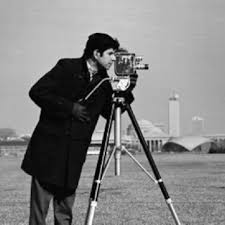
%> input picture datasets/cameraman.jpg, 225 x 225 px
$ octave script_comparison.m   (GNU Octave 9; MATLAB toolbox functions it lacks are replaced by stand-ins)
%> lines starting %> are read from the running program, lines starting %| are printed output that depends on the picture
### Had_manBCD.m
function [W1,H1,W2,H2,err]=Had_manBCD(X,opts)
%% Had_manBCD:
% Computes a(n) (approximate) Hadamard decomposition X=WH', where
% W=face_split(W1,W2) and H=face_split(H1,H2) have rank r=opts.rank.
% It uses a 2 block coordinate descend algorithm for W and H and optimizes
% each rank-r matrix on the manifold such that they admit a face-split
% decomposition.

    [n,m]=size(X);
    r=opts.rank;
    maxit=opts.maxit;
    tol=opts.tol;
    extrapar=opts.momentum;
    beta=extrapar(1); betat=extrapar(2); gamma=extrapar(3);
    gammat=extrapar(4); eta=extrapar(5);
    switch opts.init
        case 'Wertz'
            M=sqrt(abs(X));
            N=sign(X).*M;
            [U1,S1,V1]=svd(M);
            W1=U1(:,1:r)*sqrt(S1(1:r,1:r));
            H1=V1(:,1:r)*sqrt(S1(1:r,1:r));
            [U2,S2,V2]=svd(N);
            W2=U2(:,1:r)*sqrt(S2(1:r,1:r));
            H2=V2(:,1:r)*sqrt(S2(1:r,1:r));
        case 'FS'
            [W1,W2,H1,H2]=Had_init(X,r);
        case 'FS2'
            [W1,W2,H1,H2]=Had_init2(X,r);
        case 'FS3'
            [W1,W2,H1,H2]=Had_init3(X,r);
        case 'given'
            W1=opts.X;
            H1=opts.Y;
            W2=opts.U;
            H2=opts.V;
        otherwise
            error('Initialization not available.')
    end

    % [19 lines of commented-out code are left out]
    for i=1:n
        normXi=norm(W1(i,:));
        W1(i,:)=W1(i,:)/normXi;
        W2(i,:)=W2(i,:)*normXi;
    end
    for i=1:m
        normYi=norm(H1(i,:));
        H1(i,:)=H1(i,:)/normYi;
        H2(i,:)=H2(i,:)*normYi;
    end
    W=face_split(W1,W2);
    H=face_split(H1,H2);
    normX=norm(X,'fro');

    Hblock=opts.Hblock;
    Wblock=opts.Wblock;
    err=zeros(maxit*(Hblock+Wblock)+1,1);
    err(1)=0.5*norm(X-W*H','fro')^2/normX;
    i=1;
    j=1;
    tau=opts.tau;

    if strcmp(opts.init,'FS3')
        while j<=maxit && err(i)>tol
            % H-update
            for k=1:Hblock
                H1old=H1;
                H2old=H2;
                G=(H*W'-X')*W;
                %alpha=tau/norm(W'*W,'fro');
                alpha=tau/norm(W'*W,2);
                %[H1,H2]=Upd_manifold(H1,H2,pinv(W'*W)*G,alpha);
                [H1,H2]=Upd_manifold(H1,H2,G,alpha);
                H1=H1+beta*(H1-H1old);
                H2=H2+beta*(H2-H2old);
                H=face_split(H1,H2);
                i=i+1;
                err(i)=0.5*norm(X-W*H','fro')^2/normX;
                if err(i)<err(i-1)
                    beta=min(betat,gamma*beta);
                    betat=min(1,gammat*betat);
                else
                    beta=beta/eta;
                    betat=beta;
                end
            end

            % W-update
            for k=1:Wblock
                W1old=W1;
                W2old=W2;
                G=(W*H'-X)*H;
                %alpha=tau/norm(H'*H,'fro');
                alpha=tau/norm(H'*H,2);
                %[W1,W2]=Upd_manifold(W1,W2,pinv(H'*H)*G,alpha);
                [W1,W2]=Upd_manifold(W1,W2,G,alpha);
                W1=W1+beta*(W1-W1old);
                W2=W2+beta*(W2-W2old);
                W=face_split(W1,W2);
                i=i+1;
                err(i)=0.5*norm(X-W*H','fro')^2/normX;
                if err(i)<err(i-1)
                    beta=min(betat,gamma*beta);
                    betat=min(1,gammat*betat);
                else
                    beta=beta/eta;
                    betat=beta;
                end
            end
            j=j+1;
        end
    else
        while j<=maxit && err(i)>tol
            % W-update
            for k=1:Wblock
                W1old=W1;
                W2old=W2;
                G=(W*H'-X)*H;
                %alpha=tau/norm(H'*H,'fro');
                alpha=tau/norm(H'*H,2);
                %[W1,W2]=Upd_manifold(W1,W2,pinv(H'*H)*G,alpha);
                [W1,W2]=Upd_manifold(W1,W2,G,alpha);
                W1=W1+beta*(W1-W1old);
                W2=W2+beta*(W2-W2old);
                W=face_split(W1,W2);
                i=i+1;
                err(i)=0.5*norm(X-W*H','fro')^2/normX;
                if err(i)<err(i-1)
                    beta=min(betat,gamma*beta);
                    betat=min(1,gammat*betat);
                else
                    beta=beta/eta;
                    betat=beta;
                end
            end

            % H-update
            for k=1:Hblock
                H1old=H1;
                H2old=H2;
                G=(H*W'-X')*W;
                %alpha=tau/norm(W'*W,'fro');
                alpha=tau/norm(W'*W,2);
                %[H1,H2]=Upd_manifold(H1,H2,pinv(W'*W)*G,alpha);
                [H1,H2]=Upd_manifold(H1,H2,G,alpha);
                H1=H1+beta*(H1-H1old);
                H2=H2+beta*(H2-H2old);
                H=face_split(H1,H2);
                i=i+1;
                err(i)=0.5*norm(X-W*H','fro')^2/normX;
                if err(i)<err(i-1)
                    beta=min(betat,gamma*beta);
                    betat=min(1,gammat*betat);
                else
                    beta=beta/eta;
                    betat=beta;
                end
            end
            j=j+1;
        end
    end

    err(i)=0.5*norm(X-W*H','fro')^2/normX;
    err=err(1:i);

end

### Had_init.m
function [X,U,Y,V]=Had_init(A,r)
%% Had_init:
% It is an inizialization for the Hadamard decomposition problem, that is:
% given a matrix A of size nxm, compute two matrices W and H
% such that:
%   -A~W*H'where W is nx(r^2) and H is mx(r^2),
%   -W~face_split(X,U) and H~face_split(Y,V).
% The problem is usually not solvable exactly if rank(A)>r^2.
% The function assumes that min(m,n)>r^2.

    [W,S,H]=svd(A);
    W=W(:,1:r^2)*sqrt(S(1:r^2,1:r^2));
    H=H(:,1:r^2)*sqrt(S(1:r^2,1:r^2));
    [n,m]=size(A);
    X=zeros(n,r);
    Y=zeros(m,r);
    U=zeros(n,r);
    V=zeros(m,r);
    for i=1:n
        [P,Sigma,Q]=svd(reshape(W(i,:),r,r));
        s=sqrt(Sigma(1,1));
        X(i,:)=s*P(:,1)';
        U(i,:)=s*Q(:,1)';
    end
    for i=1:m
        [F,Theta,G]=svd(reshape(H(i,:),r,r));
        t=sqrt(Theta(1,1));
        Y(i,:)=t*F(:,1)';
        V(i,:)=t*G(:,1)';
    end
end

### face_split.m
function C=face_split(A,B)

    [n,p]=size(A);
    [m,q]=size(B);
    if m~=n
        error('Incompatible sizes of the matrices.')
    end
    C=zeros(n,p*q);
    for j=1:n
        C(j,:)=kron(A(j,:),B(j,:));
    end
end

### Had_init2.m
function [X,U,Y,V]=Had_init2(A,r)
%% Had_init2:
% It is an inizialization for the Hadamard decomposition problem, that is:
% given a matrix A of size nxm, compute two matrices W and H
% such that:
%   -A~W*H'where W is nx(r^2) and H is mx(r^2),
%   -W~face_split(X,U) and H~face_split(Y,V).
% The problem is usually not solvable exactly if rank(A)>r^2.
% The function assumes that min(m,n)>r^2 and its a variant of Had_init.

    [~,S,H]=svd(A);
    H=H(:,1:r^2)*sqrt(S(1:r^2,1:r^2));
    [n,m]=size(A);
    X=zeros(n,r);
    Y=zeros(m,r);
    U=zeros(n,r);
    V=zeros(m,r);
    for i=1:m
        [F,Theta,G]=svd(reshape(H(i,:),r,r));
        t=sqrt(Theta(1,1));
        Y(i,:)=t*F(:,1)';
        V(i,:)=t*G(:,1)';
    end
    M=(pinv(face_split(Y,V))*A')';
    for i=1:n
        [P,Sigma,Q]=svd(reshape(M(i,:),r,r));
        s=sqrt(Sigma(1,1));
        X(i,:)=s*P(:,1)';
        U(i,:)=s*Q(:,1)';
    end
end

### Had_init3.m
function [X,U,Y,V]=Had_init3(A,r)
%% Had_init3:
% It is an inizialization for the Hadamard decomposition problem, that is:
% given a matrix A of size nxm, compute two matrices W and H
% such that:
%   -A~W*H'where W is nx(r^2) and H is mx(r^2),
%   -W~face_split(X,U) and H~face_split(Y,V).
% The problem is usually not solvable exactly if rank(A)>r^2.
% The function assumes that min(m,n)>r^2 and its a variant of Had_init.

    [W,S,~]=svd(A);
    W=W(:,1:r^2)*sqrt(S(1:r^2,1:r^2));
    [n,m]=size(A);
    X=zeros(n,r);
    Y=zeros(m,r);
    U=zeros(n,r);
    V=zeros(m,r);
    for i=1:n
        [P,Sigma,Q]=svd(reshape(W(i,:),r,r));
        s=sqrt(Sigma(1,1));
        X(i,:)=s*P(:,1)';
        U(i,:)=s*Q(:,1)';
    end
    M=(pinv(face_split(X,U))*A)';
    for i=1:m
        [F,Theta,G]=svd(reshape(M(i,:),r,r));
        t=sqrt(Theta(1,1));
        Y(i,:)=t*F(:,1)';
        V(i,:)=t*G(:,1)';
    end
end

### Had_eBCD.m
function [W1,W2,H1,H2,err]=Had_eBCD(X,opts)
%% Had_eBCD:
% Code from the paper by Wertz et al. with extrapolation (momentum).

    init=opts.init;
    r=opts.rank;
    maxit=opts.maxit;
    extrapar=opts.momentum;
    beta=extrapar(1); betat=extrapar(2); gamma=extrapar(3);
    gammat=extrapar(4); eta=extrapar(5);
    % [4 lines of commented-out code are left out]
    switch init
        case 'Wertz'
            M=sqrt(abs(X));
            N=sign(X).*M;
            [U1,S1,V1]=svd(M);
            W1=U1(:,1:r)*sqrt(S1(1:r,1:r));
            W2=V1(:,1:r)*sqrt(S1(1:r,1:r));
            [U2,S2,V2]=svd(N);
            H1=U2(:,1:r)*sqrt(S2(1:r,1:r));
            H2=V2(:,1:r)*sqrt(S2(1:r,1:r));
        case 'FS'
            [W1,H1,W2,H2]=Had_init(X,r);
        case 'FS2'
            [W1,H1,W2,H2]=Had_init2(X,r);
        case 'FS3'
            [W1,H1,W2,H2]=Had_init3(X,r);
        case 'given'
            W1=opts.X;
            W2=opts.Y;
            H1=opts.U;
            H2=opts.V;
        otherwise
            error('Initialization not available.')
    end

    % [7 lines of commented-out code are left out]

    err=zeros(maxit,1);
    normX=norm(X,'fro');
    err(1)=norm(X-(W1*W2').*(H1*H2'),'fro')/normX;
    i=1;
    while i<=maxit && err(i)>opts.tol
        i=i+1;
        H2old=H2; H1old=H1; W2old=W2; W1old=W1;
        H2=UpdFact(X,W1,W2,H1,H2);
        H2=H2+beta*(H2-H2old);
        H1=UpdFact(X',W2,W1,H2,H1);
        H1=H1+beta*(H1-H1old);
        W2=UpdFact(X,H1,H2,W1,W2);
        W2=W2+beta*(W2-W2old);
        W1=UpdFact(X',H2,H1,W2,W1);
        W1=W1+beta*(W1-W1old);
        err(i)=norm(X-(W1*W2').*(H1*H2'),'fro')/normX;
        if err(i)<err(i-1)
            beta=min(betat,gamma*beta);
            betat=min(1,gammat*betat);
        else
            beta=beta/eta;
            betat=beta;
        end
    end
    err(i)=norm(X-(W1*W2').*(H1*H2'),'fro')/normX;
    err=err(1:i);
end

### UpdFact.m
function V=UpdFact(A,X,Y,U,V)

    for j=1:size(V,1)
        V(j,:)=hadLS(X*Y(j,:)',U,A(:,j))';
    end

end

### script_comparison.m
%% Script to compare Had_eBCD and Had_manBCD

    % Dimensions of the problem
    n=4;
    m=n;
    r=floor(sqrt(min(n,m)));
    eta=1e-5;
    nmax=4;
%%
    % Example type
    example='cameraman';
    rng(1)
    imageflag=0;
    switch example
        case 'eye'
            A=eye(n,m);
        case 'oneseye'
            A=ones(n,m)-eye(n,m);
        case 'random'
            A=rand(n,m);
        case 'randexact'
            X=randi(nmax,n,r);
            Y=randi(nmax,m,r);
            U=randi(nmax,n,r);
            V=randi(nmax,m,r);
            A=(X*Y').*(U*V');
        case 'randexactpert'
            X=randi(nmax,n,r);
            Y=randi(nmax,m,r);
            U=randi(nmax,n,r);
            V=randi(nmax,m,r);
            A=(X*Y').*(U*V')+eta*randi(nmax,n,m);
        case 'football'
            n=115;
            m=n;
            r=9;
            A=full(load("./datasets/football.mat").A);
        case 'cat'
            n=400;
            m=600;
            r=20;
            A=double(imread('./datasets/cat.jpg'));
            A=A+1*randn(n,m);
            imageflag=1;
        case 'cameraman'
            n=225;
            m=n;
            r=15;
            A=double(imread('./datasets/cameraman.jpg'));
%> A: size 225x225x3 double; min 0, max 255, mean 131.3; mean of the top-left, top-right, bottom-left and bottom-right quarters 130.2, 167.9, 85.2, 141.8
            A=A(:,:,1);
%> A: size 225x225 double
            %A=A+1*randn(n,m);
            imageflag=1;
        case 'peppers'
            n=192;
            m=204;
            r=13;
            A=double(imread('./datasets/peppers.jfif'));
            A=255-A(:,:,1);
            imageflag=1;
        case 'apple'
            n=180;
            m=281;
            r=13;
            A=double(imread('./datasets/apple.jfif'));
            A=A(:,:,1);
            imageflag=1;
        case 'blender'
            n=512;
            m=n;
            r=22;
            A=double(imread('./datasets/blender.png'));
            imageflag=1;
        otherwise
            error('Example type not available.')
    end
    normA=norm(A,'fro');
%> normA = 33058.7
    %imshow(255*A/normA);
    A=A/normA;
    %%

    maxit=30;
    tol=2e-4;
    Hblock=1;
    Wblock=1;
    rng(1)
    opts=struct('rank',r,'maxit',maxit,'init','FS','tau',2,...
        'Hblock',Hblock,'Wblock',Wblock,'tol',tol,...
        'X',randn(n,r),'Y',randn(m,r),'U',randn(n,r),'V',randn(m,r));
        %,'X',X_Wsvd,'Y',Y_Wsvd,'U',U_Wsvd,'V',V_Wsvd);
    %opts.init='given';
    %opts.momentum=[0.75,1,1.05,1.01,1.5];
    opts.momentum=[0,0,0,0,1];

    % Manifold BCD
    tic;
    [X_FS,Y_FS,U_FS,V_FS,err_FS]=Had_manBCD(A,opts);
%> the loop in Had_init, `for i=1:n` made 225 passes
%> s on passes 1 to 3: 0.312, 0.312, 0.312
%> the loop in Had_init, `for i=1:m` made 225 passes
%> t on passes 1 to 3: 0.283, 0.285, 0.287
%> the loop in Had_manBCD, `for i=1:n` made 225 passes
%> the loop in Had_manBCD, `for i=1:m` made 225 passes
%> in face_split, `[n,p]=size(A);`: p = 15
%> in face_split, `C=zeros(n,p*q);`: C: size 225x225 double; every value is 0
%> after the loop in face_split, `for j=1:n`:
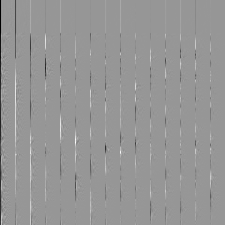
%> C: size 225x225 double; min -0.0841, max 0.058, mean -0.000262; drawn with min black and max white
%> after the loop in face_split (call 2), `for j=1:n`:
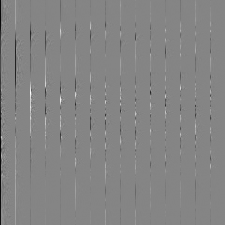
%> C: size 225x225 double; min -0.081, max 0.0743, mean -0.000302; drawn with min black and max white
%> in Had_manBCD, `normX=norm(X,'fro');`: normX = 1
%> the loop in Had_manBCD, `while j<=maxit && err(i)>tol` made 30 passes
%> after the loop in Had_manBCD, `while j<=maxit && err(i)>tol`: beta = 0; err = 61 values, max 0.00756 at index 1, min 0.00649 at index 61, mean 0.00672; i = 61
%> err_FS has the same summary as err in Had_manBCD
    t_FS=toc;
    fin_err_FS=err_FS(end);
%> fin_err_FS = 0.00649
    opts.init='FS2';
    tic;
    [X_FS2,Y_FS2,U_FS2,V_FS2,err_FS2]=Had_manBCD(A,opts);
%> the loop in Had_init2, `for i=1:m` made 225 passes
%> the loop in Had_init2, `for i=1:n` made 225 passes
%> s on passes 1 to 3: 5.42, 5.64, 5.03
%> the loop in Had_manBCD (call 2), `for i=1:n` made 225 passes
%> the loop in Had_manBCD (call 2), `for i=1:m` made 225 passes
%> after the loop in face_split (call 4), `for j=1:n`:
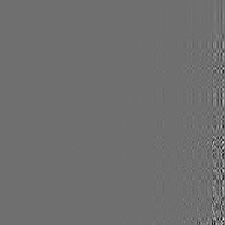
%> C: size 225x225 double; min -154.2, max 197.5, mean 0.1; drawn with min black and max white
%> the loop in Had_manBCD (call 2), `while j<=maxit && err(i)>tol` made 30 passes
%> err_FS2 = 61 values, max 1703.8 at index 2, min 31.33 at index 59, mean 226.8
    t_FS2=toc;
    fin_err_FS2=err_FS2(end);
%> fin_err_FS2 = 34.03
    opts.init='FS3';
    tic;
    [X_FS3,Y_FS3,U_FS3,V_FS3,err_FS3]=Had_manBCD(A,opts);
%> the loop in Had_init3, `for i=1:n` made 225 passes
%> the loop in Had_init3, `for i=1:m` made 225 passes
%> t on passes 1 to 3: 8.2, 8.73, 7.97
%> after the loop in face_split (call 8), `for j=1:n`:
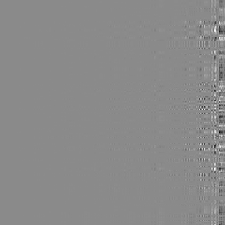
%> C: size 225x225 double; min -140.4, max 117.7, mean -0.1; drawn with min black and max white
    t_FS3=toc;
    fin_err_FS3=err_FS3(end);
    opts.init='Wertz';
    tic;
    [X_svd,Y_svd,U_svd,V_svd,err_svd]=Had_manBCD(A,opts);
%> in Had_manBCD (call 4), `M=sqrt(abs(X));`:
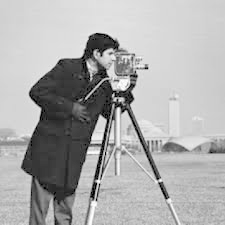
%> M: size 225x225 double; min 0, max 0.0878, mean 0.0594; drawn with min black and max white
%> after the loop in face_split (call 9), `for j=1:n`:
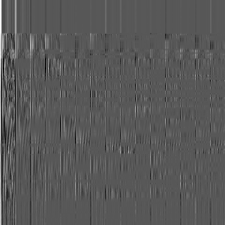
%> C: size 225x225 double; min -0.0468, max 0.0888, mean 0.000482; drawn with min black and max white
%> after the loop in face_split (call 10), `for j=1:n`:
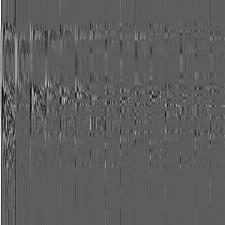
%> C: size 225x225 double; min -0.047, max 0.0817, mean 0.000482; drawn with min black and max white
%> the loop in Had_manBCD (call 4), `while j<=maxit && err(i)>tol` made 30 passes
    t_svd=toc;
    fin_err_svd=err_svd(end);

    % [22 lines of commented-out code are left out]
    opts.init='Wertz'; opts.tol=sqrt(2*tol);
    opts.momentum=[0.75,1,1.05,1.01,1.5]; opts.maxit=maxit*(Hblock+Wblock)+2;
    %opts.momentum=[0,0,0,0,1]; opts.maxit=2*maxit*block+2;
    tic;
    [X_Wsvd,Y_Wsvd,U_Wsvd,V_Wsvd,err_Wsvd]=Had_eBCD(A,opts);
%> the loop in Had_eBCD, `while i<=maxit && err(i)>opts.tol` made 1 pass
%> the run ends on the next line

$ run again, with datasets/rgb_dog.jpg copied over datasets/cameraman.jpg
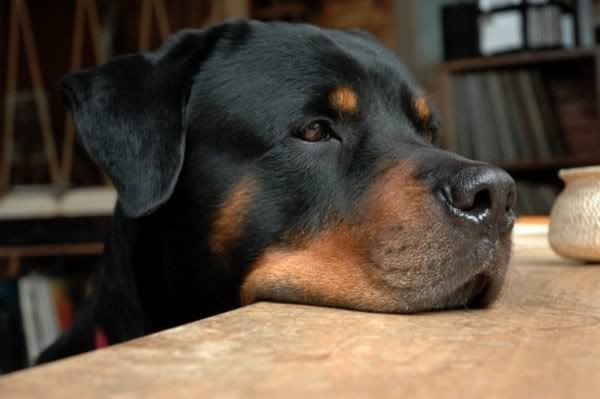
%> input picture datasets/rgb_dog.jpg, 600 x 399 px
%> normA = 58644.6
%> the loop in Had_init, `for i=1:n` made 399 passes
%> s on passes 1 to 3: 0.234, 0.229, 0.223
%> the loop in Had_init, `for i=1:m` made 600 passes
%> t on passes 1 to 3: 0.219, 0.22, 0.221
%> the loop in Had_manBCD, `for i=1:n` made 399 passes
%> the loop in Had_manBCD, `for i=1:m` made 600 passes
%> p = 15
%> in face_split, `[m,q]=size(B);`: m = 399; q = 15
%> normX = 1
%> the loop in Had_manBCD, `while j<=maxit && err(i)>tol` made 30 passes
%> after the loop in Had_manBCD, `while j<=maxit && err(i)>tol`: beta = 0; err = 61 values, max 0.00538 at index 1, min 0.00469 at index 61, mean 0.00482; i = 61
%> err_FS has the same summary as err in Had_manBCD
%> fin_err_FS = 0.00469
%> the loop in Had_init2, `for i=1:m` made 600 passes
%> the loop in Had_init2, `for i=1:n` made 399 passes
%> s on passes 1 to 3: 0.549, 0.548, 0.545
%> the loop in Had_manBCD (call 2), `for i=1:n` made 399 passes
%> the loop in Had_manBCD (call 2), `for i=1:m` made 600 passes
%> in face_split (call 4), `[m,q]=size(B);`: m = 399
%> after the loop in face_split (call 4), `for j=1:n`:
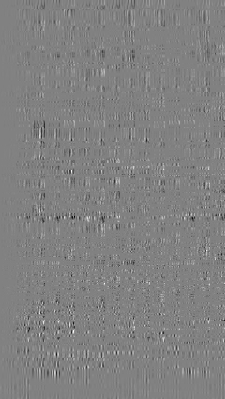
%> C: size 399x225 double; min -0.268, max 0.26, mean -0.000243; drawn with min black and max white
%> the loop in Had_manBCD (call 2), `while j<=maxit && err(i)>tol` made 30 passes
%> err_FS2 = 61 values, max 0.495 at index 1, min 0.282 at index 61, mean 0.364
%> fin_err_FS2 = 0.282
%> the loop in Had_init3, `for i=1:n` made 399 passes
%> the loop in Had_init3, `for i=1:m` made 600 passes
%> t on passes 1 to 3: 0.555, 0.566, 0.558
%> after the loop in face_split (call 10), `for j=1:n`:
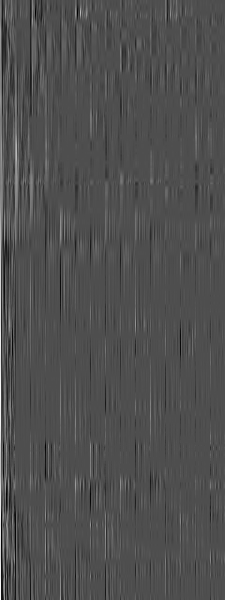
%> C: size 600x225 double; min -0.0218, max 0.0487, mean 0.00026; drawn with min black and max white
%> the loop in Had_eBCD, `while i<=maxit && err(i)>opts.tol` made 1 pass
